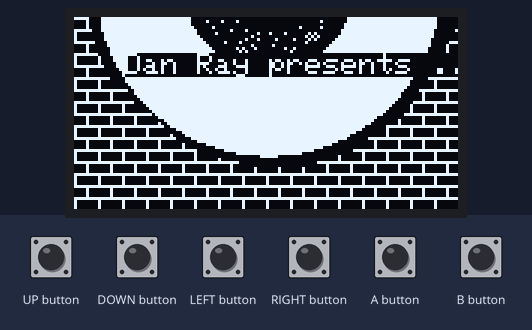
Recording of a sketch running on a simulated Arduboy, built with avr-gcc and run on an emulated ATmega32U4. Parts: 128×64 one-colour display. Inputs (shaded band) come from the test bench.

Above: at 1.2 s.
1.3 s: A button pressed for 0.15 s
At 2.3 s:
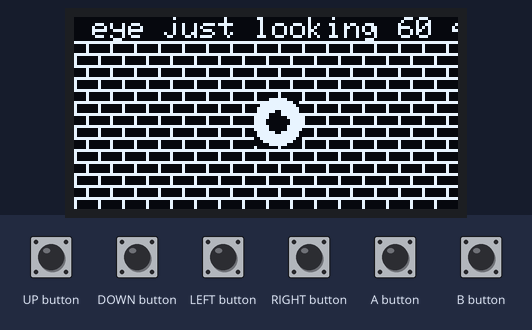
3.4 s: DOWN button pressed for 1 s
At 5.5 s:
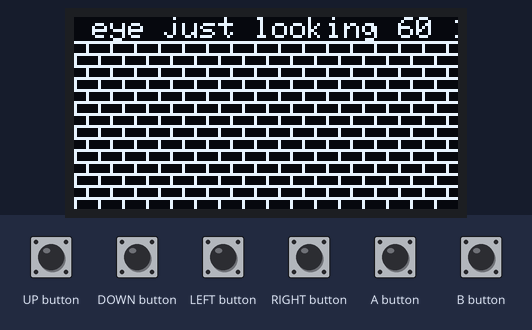
5.9 s: LEFT button pressed for 0.15 s
At 6.15 s:
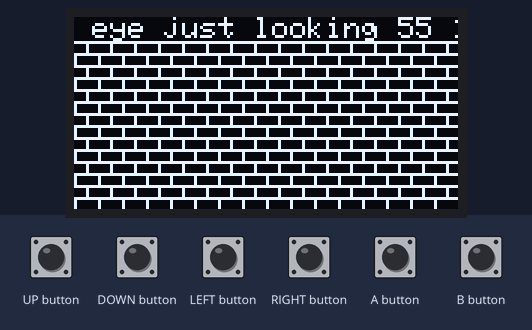
7.5 s: UP button pressed for 0.15 s
At 7.57 s:
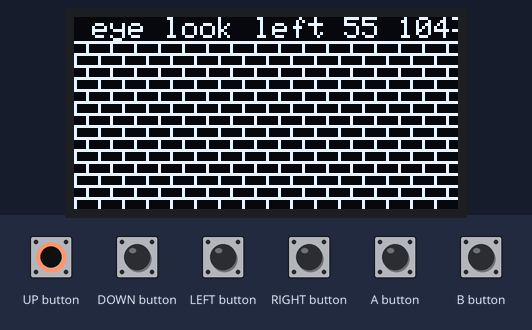
9.1 s: UP button pressed for 1 s
At 11.0 s:
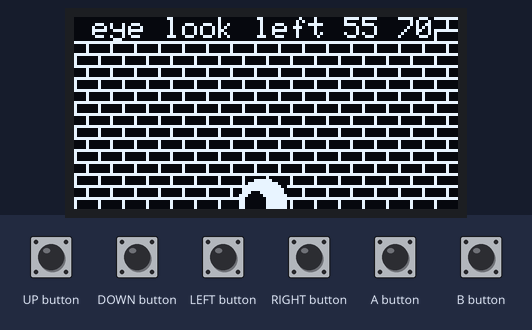
11.6 s: DOWN button pressed for 0.15 s
At 12.9 s:
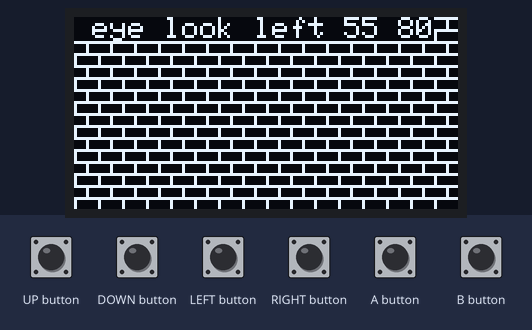
Timing chart, 0 to 14.2 s (numbered marks = the images above; inputs shaded):
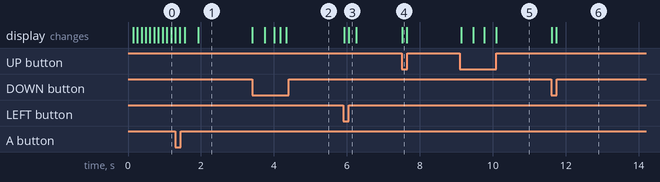

Measured:
- after the input at 3.4 s, the display: first changes at once (image 2 shows a later state)
- after the input at 5.9 s, the display: first changes at once (image 3 shows a later state)
- after the input at 7.5 s, the display: changes at once (image 4)
- after the input at 9.1 s, the display: first changes at once (image 5 shows a later state)
- after the input at 11.6 s, the display: first changes at once (image 6 shows a later state)

The sketch:

EyeBall.ino
```cpp
/* ////////////////////////* /
+++    EYEBALL            +++
/* ////////////////////////*/

#include <Arduboy2.h>
#include "Images.h"
Arduboy2 arduboy;

const unsigned char background[] PROGMEM  = {
    0xf1, 0x11, 0x11, 0x11, 0x1f, 0x11, 0x11, 0x11,
};

enum GameStatus {
  Introduction,
  PlayGame,
  GameOver,
};

enum Stance {
  Left2,
  Left1,
  CenterMiddle,
  Right1,
  Right2,
  Big
};

const byte *eyeball_images[] = { eye_left_2, eye_left_1, eye_00, eye_right_1, eye_right_2, eye_big };
const byte *eyeball_masks[] = { eye_mask, eye_mask, eye_mask, eye_mask, eye_mask, big_eye_mask };

struct Eyeball {
  int x;
  int y;
  Stance stance;
  const byte *image;
  const byte *mask;
};

int _messageNumber = 0;

int randomnumber;
int spriteX = 43;
int spriteY = 60;
int xPos = 0;
int xIncrementer = 0;

Eyeball eyeball = {spriteX, spriteY, Stance::CenterMiddle, eye_00, eye_mask };

GameStatus gameStatus = Introduction;

void setup() {
  //initEEPROM();
  arduboy.boot();
  arduboy.setFrameRate(30);
  arduboy.initRandomSeed();
  initialiseGame();
}

void loop() {
  if (!(arduboy.nextFrame()))
  {
    //randomnumber = 1 + rand() % 100;
    //arduboy.clear();
    //arduboy.setCursor(50, 50);
    //arduboy.print(randomnumber);
    return;
  }

  arduboy.pollButtons();

  switch (gameStatus) {
    case GameStatus::Introduction:
      introduction();
      break;
    case GameStatus::PlayGame:
      playGame();
      break;
    case GameStatus::GameOver:
      gameOver();
      break;
  }
}

void initialiseGame()
{
  spriteX = 60;
  spriteY = 43;
  arduboy.clear();
  eyeball.stance = Stance::CenterMiddle;
  drawBackground();
}

void drawEyeball()
{
    Sprites::drawExternalMask(eyeball.x, eyeball.y - getImageHeight(eyeball.image), eyeball.image, eyeball.mask, 0, 0);//0,0 = frame frame
}

void drawBackground()
{
    for( int backgroundx = 0; backgroundx < 128; backgroundx = backgroundx + 8 ) {
        //For each row in the column
        for( int backgroundy = 0; backgroundy < 64; backgroundy = backgroundy + 8 ) {
                //Draw a background tile
            arduboy.drawBitmap( backgroundx, backgroundy, background, 8, 8, WHITE );
        }
    }
}

void updateStance()
{
  //which image
    switch(xPos)
  {
    case -2:
      //arduboy.drawBitmap(spriteX, spriteY, eyeLeft2, 16, 16, WHITE);
      eyeball.stance = Stance::Left2;

      break;
    case -1:
      //arduboy.drawBitmap(spriteX, spriteY, eyeLeft1, 16, 16, WHITE);
      eyeball.stance = Stance::Left1;
      break;
    case 0:
      //arduboy.drawBitmap(spriteX, spriteY, eye00, 16, 16, WHITE);
      eyeball.stance = Stance::CenterMiddle;
      break;
    case 1:
      //arduboy.drawBitmap(spriteX, spriteY, eyeRight1, 16, 16, WHITE);
      eyeball.stance = Stance::Right1;
      break;
    case 2:
      //arduboy.drawBitmap(spriteX, spriteY, eyeRight2, 16, 16, WHITE);
      eyeball.stance = Stance::Right2;
      break;
  }
}

void updateEyeballXandY()
{
  //update these eyeball.x, eyeball.y - getImageHeight(eyeball.image), eyeball.image
  eyeball.x = spriteX;
  eyeball.y = spriteY;
}

void updateEyeballPlaying()
{
  updateEyeballXandY();
  updateStance();
  UpdateEyeballImageByStance();
}

void UpdateEyeballImageByStance()
{
  eyeball.image = eyeball_images[eyeball.stance];
  eyeball.mask = eyeball_masks[eyeball.stance];
}

void checkDirectionalButtons()
{
  if(arduboy.pressed(LEFT_BUTTON)) {

      xIncrementer = xIncrementer - 1;
      xPos = xPos - 1;
      if(xPos < -2)
      {
        xPos = -2;
      }
      spriteX = spriteX - 1;
  }
  if(arduboy.pressed(RIGHT_BUTTON)) {
      xIncrementer = xIncrementer + 1;

      xPos = xPos + 1;
      if(xPos > 2)
      {
        xPos = 2;
      }
      spriteX = spriteX + 1;
  }
  if(arduboy.pressed(UP_BUTTON)) {
      spriteY = spriteY - 1;
  }
  if(arduboy.pressed(DOWN_BUTTON)) {
      spriteY = spriteY + 1;
  }
    if(arduboy.pressed(DOWN_BUTTON)) {
      spriteY = spriteY + 1;
  }
}

void printDialogByPosition(){
  arduboy.setCursor(0, 0);
  //arduboy.print(F("1234567890123456789012"));//22 chars
  if (arduboy.everyXFrames(12)){
    //update print message
    _messageNumber = eyeball.stance;
  }
  switch(_messageNumber)
  {
    case Stance::Big:
    //arduboy.print(F("========================"));
      arduboy.print(F(" eye look big "));
      break;
    case Stance::Left2:
      arduboy.print(F(" eye look left "));
      break;
    case Stance::Left1:
      arduboy.print(F(" eye look left "));
      break;
    case Stance::CenterMiddle:
      arduboy.print(F(" eye just looking "));
      break;
    case Stance::Right1:
      arduboy.print(F(" eye look right "));
      break;
    case Stance::Right2:
      arduboy.print(F(" eye look right "));
      break;
  }
  arduboy.print(eyeball.x);
  arduboy.print(F(" "));
  arduboy.print(eyeball.y);
}

/*/////////////////////////////////////
=== INTRODUCTION =======================>
*//////////////////////////////////////
void introduction() {
  //EEPROM.get(EEPROM_SCORE, highScore);
  arduboy.clear();
  drawBackground();
  spriteX = 1;
  spriteY = spriteY + 1;
  if(spriteY > 200){
    spriteY = 0;
  }
  eyeball.stance = Stance::Big;
  updateEyeballXandY();
  UpdateEyeballImageByStance();

  drawEyeball();

  arduboy.setCursor(17, 12);
  arduboy.print(F("Dan Ray presents ..."));

  arduboy.display();

  if (arduboy.pressed(A_BUTTON)) {
    initialiseGame();
    gameStatus = GameStatus::PlayGame;
    eyeball.stance = Stance::CenterMiddle;
  }

  if (arduboy.pressed(B_BUTTON)) {
    arduboy.clear();
    //gameStatus = GameStatus::PlayGame;
    eyeball.stance = Stance::Big;
    drawBackground();
    arduboy.display();
  }
}

/*/////////////////////////////////////
=== PLAY =======================>
*//////////////////////////////////////
void playGame()
{
  arduboy.clear();
  drawBackground();

  checkDirectionalButtons();
  updateEyeballPlaying();

  if (arduboy.pressed(A_BUTTON)) {
    //arduboy.clear();
    eyeball.stance = Stance::Big;
    UpdateEyeballImageByStance();
  }
  if (arduboy.pressed(B_BUTTON)) {
    //gameStatus = GameStatus::PlayGame;
    eyeball.stance = Stance::Big;
    UpdateEyeballImageByStance();
    //drawBackground();
  }

  drawEyeball();

  printDialogByPosition();

  arduboy.display();
}


/*/////////////////////////////////////
=== GAME OVER =======================>
*//////////////////////////////////////
void gameOver() {
  arduboy.clear();
  arduboy.setCursor(40, 12);
  arduboy.print(F("Game Over"));
  arduboy.display();
  if (arduboy.justPressed(A_BUTTON)) {
    initialiseGame();
    gameStatus = GameStatus::PlayGame;
    eyeball.stance = Stance::CenterMiddle;
  }
  if (arduboy.pressed(B_BUTTON)) {
    //gameStatus = GameStatus::PlayGame;
    eyeball.stance = Stance::Big;
  }
}
```

Source omitted: Images.h (data table, 26060 bytes)
